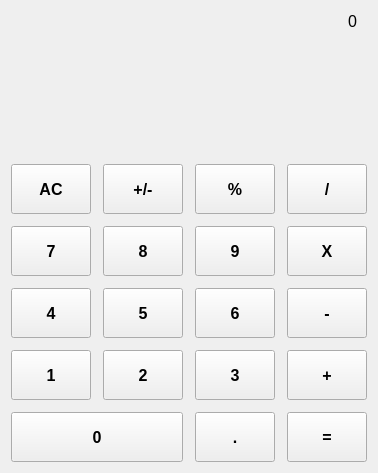
        <widget class="QWidget" name="Calulator_Page">
         <layout class="QHBoxLayout" name="horizontalLayout_6">
          <item>
           <layout class="QVBoxLayout" name="verticalLayout">
            <property name="spacing">
             <number>0</number>
            </property>
            <item>
             <layout class="QHBoxLayout" name="horizontalLayout_5">
              <property name="rightMargin">
               <number>10</number>
              </property>
              <item>
               <spacer name="horizontalSpacer_2">
                <property name="orientation">
                 <enum>Qt::Orientation::Horizontal</enum>
                </property>
                <property name="sizeHint" stdset="0">
                 <size>
                  <width>40</width>
                  <height>20</height>
                 </size>
                </property>
               </spacer>
              </item>
              <item>
               <widget class="QLabel" name="expression_label">
                <property name="sizePolicy">
                 <sizepolicy hsizetype="Expanding" vsizetype="Preferred">
                  <horstretch>0</horstretch>
                  <verstretch>0</verstretch>
                 </sizepolicy>
                </property>
                <property name="font">
                 <font>
                  <pointsize>12</pointsize>
                 </font>
                </property>
                <property name="text">
                 <string>0</string>
                </property>
                <property name="alignment">
                 <set>Qt::AlignmentFlag::AlignRight|Qt::AlignmentFlag::AlignTrailing|Qt::AlignmentFlag::AlignVCenter</set>
                </property>
               </widget>
              </item>
             </layout>
            </item>
            <item>
             <widget class="QFrame" name="horizontalFrame_3">
              <property name="sizePolicy">
               <sizepolicy hsizetype="Preferred" vsizetype="Fixed">
                <horstretch>0</horstretch>
                <verstretch>0</verstretch>
               </sizepolicy>
              </property>
              <layout class="QHBoxLayout" name="horizontalLayout_4">
               <item>
                <widget class="QLabel" name="display_label">
                 <property name="sizePolicy">
                  <sizepolicy hsizetype="Preferred" vsizetype="Fixed">
                   <horstretch>0</horstretch>
                   <verstretch>0</verstretch>
                  </sizepolicy>
                 </property>
                 <property name="font">
                  <font>
                   <pointsize>50</pointsize>
                  </font>
                 </property>
                 <property name="text">
                  <string/>
                 </property>
                 <property name="alignment">
                  <set>Qt::AlignmentFlag::AlignRight|Qt::AlignmentFlag::AlignTrailing|Qt::AlignmentFlag::AlignVCenter</set>
                 </property>
                </widget>
               </item>
              </layout>
             </widget>
            </item>
            <item>
             <widget class="QFrame" name="frame">
              <property name="sizePolicy">
               <sizepolicy hsizetype="Preferred" vsizetype="Fixed">
                <horstretch>0</horstretch>
                <verstretch>0</verstretch>
               </sizepolicy>
              </property>
              <layout class="QHBoxLayout" name="horizontalLayout_7">
               <property name="rightMargin">
                <number>10</number>
               </property>
               <item>
                <spacer name="horizontalSpacer_3">
                 <property name="orientation">
                  <enum>Qt::Orientation::Horizontal</enum>
                 </property>
                 <property name="sizeHint" stdset="0">
                  <size>
                   <width>40</width>
                   <height>20</height>
                  </size>
                 </property>
                </spacer>
               </item>
               <item>
                <widget class="QPushButton" name="backspace_btn">
                 <property name="sizePolicy">
                  <sizepolicy hsizetype="Fixed" vsizetype="Fixed">
                   <horstretch>0</horstretch>
                   <verstretch>0</verstretch>
                  </sizepolicy>
                 </property>
                 <property name="styleSheet">
                  <string notr="true">border:none;</string>
                 </property>
                 <property name="text">
                  <string/>
                 </property>
                 <property name="icon">
                  <iconset>
                   <normalon>:/resources/icons/backspace-black.svg</normalon>
                  </iconset>
                 </property>
                 <property name="iconSize">
                  <size>
                   <width>24</width>
                   <height>24</height>
                  </size>
                 </property>
                 <property name="shortcut">
                  <string>Backspace</string>
                 </property>
                </widget>
               </item>
              </layout>
             </widget>
            </item>
            <item>
             <layout class="QHBoxLayout" name="horizontalLayout_3">
              <item>
               <layout class="QGridLayout" name="gridLayout">
                <property name="spacing">
                 <number>12</number>
                </property>
                <item row="0" column="2">
                 <widget class="QPushButton" name="percent_btn">
                  <property name="sizePolicy">
                   <sizepolicy hsizetype="Fixed" vsizetype="Fixed">
                    <horstretch>0</horstretch>
                    <verstretch>0</verstretch>
                   </sizepolicy>
                  </property>
                  <property name="minimumSize">
                   <size>
                    <width>50</width>
                    <height>50</height>
                   </size>
                  </property>
                  <property name="font">
                   <font>
                    <pointsize>12</pointsize>
                    <bold>true</bold>
                   </font>
                  </property>
                  <property name="cursor">
                   <cursorShape>PointingHandCursor</cursorShape>
                  </property>
                  <property name="text">
                   <string>%</string>
                  </property>
                  <property name="shortcut">
                   <string>%</string>
                  </property>
                 </widget>
                </item>
                <item row="1" column="0">
                 <widget class="QPushButton" name="seven_btn">
                  <property name="minimumSize">
                   <size>
                    <width>50</width>
                    <height>50</height>
                   </size>
                  </property>
                  <property name="font">
                   <font>
                    <pointsize>12</pointsize>
                    <bold>true</bold>
                   </font>
                  </property>
                  <property name="cursor">
                   <cursorShape>PointingHandCursor</cursorShape>
                  </property>
                  <property name="text">
                   <string>7</string>
                  </property>
                  <property name="shortcut">
                   <string>7</string>
                  </property>
                 </widget>
                </item>
                <item row="3" column="0">
                 <widget class="QPushButton" name="one_btn">
                  <property name="minimumSize">
                   <size>
                    <width>50</width>
                    <height>50</height>
                   </size>
                  </property>
                  <property name="font">
                   <font>
                    <pointsize>12</pointsize>
                    <bold>true</bold>
                   </font>
                  </property>
                  <property name="cursor">
                   <cursorShape>PointingHandCursor</cursorShape>
                  </property>
                  <property name="text">
                   <string>1</string>
                  </property>
                  <property name="shortcut">
                   <string>1</string>
                  </property>
                 </widget>
                </item>
                <item row="0" column="0">
                 <widget class="QPushButton" name="ac_btn">
                  <property name="sizePolicy">
                   <sizepolicy hsizetype="Fixed" vsizetype="Fixed">
                    <horstretch>0</horstretch>
                    <verstretch>0</verstretch>
                   </sizepolicy>
                  </property>
                  <property name="minimumSize">
                   <size>
                    <width>50</width>
                    <height>50</height>
                   </size>
                  </property>
                  <property name="maximumSize">
                   <size>
                    <width>16777215</width>
                    <height>16777215</height>
                   </size>
                  </property>
                  <property name="font">
                   <font>
                    <pointsize>12</pointsize>
                    <bold>true</bold>
                   </font>
                  </property>
                  <property name="cursor">
                   <cursorShape>PointingHandCursor</cursorShape>
                  </property>
                  <property name="text">
                   <string>AC</string>
                  </property>
                  <property name="shortcut">
                   <string>Ctrl+A</string>
                  </property>
                 </widget>
                </item>
                <item row="0" column="1">
                 <widget class="QPushButton" name="neg_positive_btn">
                  <property name="sizePolicy">
                   <sizepolicy hsizetype="Fixed" vsizetype="Fixed">
                    <horstretch>0</horstretch>
                    <verstretch>0</verstretch>
                   </sizepolicy>
                  </property>
                  <property name="minimumSize">
                   <size>
                    <width>50</width>
                    <height>50</height>
                   </size>
                  </property>
                  <property name="font">
                   <font>
                    <pointsize>12</pointsize>
                    <bold>true</bold>
                   </font>
                  </property>
                  <property name="cursor">
                   <cursorShape>PointingHandCursor</cursorShape>
                  </property>
                  <property name="text">
                   <string>+/-</string>
                  </property>
                 </widget>
                </item>
                <item row="0" column="3">
                 <widget class="QPushButton" name="divide_btn">
                  <property name="sizePolicy">
                   <sizepolicy hsizetype="Fixed" vsizetype="Fixed">
                    <horstretch>0</horstretch>
                    <verstretch>0</verstretch>
                   </sizepolicy>
                  </property>
                  <property name="minimumSize">
                   <size>
                    <width>50</width>
                    <height>50</height>
                   </size>
                  </property>
                  <property name="font">
                   <font>
                    <pointsize>12</pointsize>
                    <bold>true</bold>
                   </font>
                  </property>
                  <property name="cursor">
                   <cursorShape>PointingHandCursor</cursorShape>
                  </property>
                  <property name="text">
                   <string>/</string>
                  </property>
                  <property name="shortcut">
                   <string>/</string>
                  </property>
                 </widget>
                </item>
                <item row="2" column="0">
                 <widget class="QPushButton" name="four_btn">
                  <property name="minimumSize">
                   <size>
                    <width>50</width>
                    <height>50</height>
                   </size>
                  </property>
                  <property name="font">
                   <font>
                    <pointsize>12</pointsize>
                    <bold>true</bold>
                   </font>
                  </property>
                  <property name="cursor">
                   <cursorShape>PointingHandCursor</cursorShape>
                  </property>
                  <property name="text">
                   <string>4</string>
                  </property>
                  <property name="shortcut">
                   <string>4</string>
                  </property>
                 </widget>
                </item>
                <item row="1" column="1">
                 <widget class="QPushButton" name="eight_btn">
                  <property name="minimumSize">
                   <size>
                    <width>50</width>
                    <height>50</height>
                   </size>
                  </property>
                  <property name="font">
                   <font>
                    <pointsize>12</pointsize>
                    <bold>true</bold>
                   </font>
                  </property>
                  <property name="cursor">
                   <cursorShape>PointingHandCursor</cursorShape>
                  </property>
                  <property name="text">
                   <string>8</string>
                  </property>
                  <property name="shortcut">
                   <string>8</string>
                  </property>
                 </widget>
                </item>
                <item row="2" column="1">
                 <widget class="QPushButton" name="five_btn">
                  <property name="minimumSize">
                   <size>
                    <width>50</width>
                    <height>50</height>
                   </size>
                  </property>
                  <property name="font">
                   <font>
                    <pointsize>12</pointsize>
                    <bold>true</bold>
                   </font>
                  </property>
                  <property name="cursor">
                   <cursorShape>PointingHandCursor</cursorShape>
                  </property>
                  <property name="text">
                   <string>5</string>
                  </property>
                  <property name="shortcut">
                   <string>5</string>
                  </property>
                 </widget>
                </item>
                <item row="3" column="1">
                 <widget class="QPushButton" name="two_btn">
                  <property name="minimumSize">
                   <size>
                    <width>50</width>
                    <height>50</height>
                   </size>
                  </property>
                  <property name="font">
                   <font>
                    <pointsize>12</pointsize>
                    <bold>true</bold>
                   </font>
                  </property>
                  <property name="cursor">
                   <cursorShape>PointingHandCursor</cursorShape>
                  </property>
                  <property name="text">
                   <string>2</string>
                  </property>
                  <property name="shortcut">
                   <string>2</string>
                  </property>
                 </widget>
                </item>
                <item row="1" column="2">
                 <widget class="QPushButton" name="nine_btn">
                  <property name="minimumSize">
                   <size>
                    <width>50</width>
                    <height>50</height>
                   </size>
                  </property>
                  <property name="font">
                   <font>
                    <pointsize>12</pointsize>
                    <bold>true</bold>
                   </font>
                  </property>
                  <property name="cursor">
                   <cursorShape>PointingHandCursor</cursorShape>
                  </property>
                  <property name="text">
                   <string>9</string>
                  </property>
                  <property name="shortcut">
                   <string>9</string>
                  </property>
                 </widget>
                </item>
                <item row="2" column="2">
                 <widget class="QPushButton" name="six_btn">
                  <property name="minimumSize">
                   <size>
                    <width>50</width>
                    <height>50</height>
                   </size>
                  </property>
                  <property name="font">
                   <font>
                    <pointsize>12</pointsize>
                    <bold>true</bold>
                   </font>
                  </property>
                  <property name="cursor">
                   <cursorShape>PointingHandCursor</cursorShape>
                  </property>
                  <property name="text">
                   <string>6</string>
                  </property>
                  <property name="shortcut">
                   <string>6</string>
                  </property>
                 </widget>
                </item>
                <item row="3" column="2">
                 <widget class="QPushButton" name="three_btn">
                  <property name="minimumSize">
                   <size>
                    <width>50</width>
                    <height>50</height>
                   </size>
                  </property>
                  <property name="font">
                   <font>
                    <pointsize>12</pointsize>
                    <bold>true</bold>
                   </font>
                  </property>
                  <property name="cursor">
                   <cursorShape>PointingHandCursor</cursorShape>
                  </property>
                  <property name="text">
                   <string>3</string>
                  </property>
                  <property name="shortcut">
                   <string>3</string>
                  </property>
                 </widget>
                </item>
                <item row="4" column="2">
                 <widget class="QPushButton" name="dot_btn">
                  <property name="minimumSize">
                   <size>
                    <width>50</width>
                    <height>50</height>
                   </size>
                  </property>
                  <property name="font">
                   <font>
                    <pointsize>12</pointsize>
                    <bold>true</bold>
                   </font>
                  </property>
                  <property name="cursor">
                   <cursorShape>PointingHandCursor</cursorShape>
                  </property>
                  <property name="text">
                   <string>.</string>
                  </property>
                  <property name="shortcut">
                   <string>.</string>
                  </property>
                 </widget>
                </item>
                <item row="1" column="3">
                 <widget class="QPushButton" name="multiply_btn">
                  <property name="minimumSize">
                   <size>
                    <width>50</width>
                    <height>50</height>
                   </size>
                  </property>
                  <property name="font">
                   <font>
                    <pointsize>12</pointsize>
                    <bold>true</bold>
                   </font>
                  </property>
                  <property name="cursor">
                   <cursorShape>PointingHandCursor</cursorShape>
                  </property>
                  <property name="text">
                   <string>X</string>
                  </property>
                  <property name="shortcut">
                   <string>*</string>
                  </property>
                 </widget>
                </item>
                <item row="2" column="3">
                 <widget class="QPushButton" name="minus_btn">
                  <property name="minimumSize">
                   <size>
                    <width>50</width>
                    <height>50</height>
                   </size>
                  </property>
                  <property name="font">
                   <font>
                    <pointsize>12</pointsize>
                    <bold>true</bold>
                   </font>
                  </property>
                  <property name="cursor">
                   <cursorShape>PointingHandCursor</cursorShape>
                  </property>
                  <property name="text">
                   <string>-</string>
                  </property>
                  <property name="shortcut">
                   <string>-</string>
                  </property>
                 </widget>
                </item>
                <item row="3" column="3">
                 <widget class="QPushButton" name="plus_btn">
                  <property name="minimumSize">
                   <size>
                    <width>50</width>
                    <height>50</height>
                   </size>
                  </property>
                  <property name="font">
                   <font>
                    <pointsize>12</pointsize>
                    <bold>true</bold>
                   </font>
                  </property>
                  <property name="cursor">
                   <cursorShape>PointingHandCursor</cursorShape>
                  </property>
                  <property name="text">
                   <string>+</string>
                  </property>
                  <property name="shortcut">
                   <string>+</string>
                  </property>
                 </widget>
                </item>
                <item row="4" column="3">
                 <widget class="QPushButton" name="equalto_btn">
                  <property name="minimumSize">
                   <size>
                    <width>50</width>
                    <height>50</height>
                   </size>
                  </property>
                  <property name="font">
                   <font>
                    <pointsize>12</pointsize>
                    <bold>true</bold>
                   </font>
                  </property>
                  <property name="cursor">
                   <cursorShape>PointingHandCursor</cursorShape>
                  </property>
                  <property name="text">
                   <string>=</string>
                  </property>
                  <property name="shortcut">
                   <string>Return</string>
                  </property>
                 </widget>
                </item>
                <item row="4" column="0" colspan="2">
                 <widget class="QPushButton" name="zero_btn">
                  <property name="minimumSize">
                   <size>
                    <width>0</width>
                    <height>50</height>
                   </size>
                  </property>
                  <property name="font">
                   <font>
                    <pointsize>12</pointsize>
                    <bold>true</bold>
                   </font>
                  </property>
                  <property name="cursor">
                   <cursorShape>PointingHandCursor</cursorShape>
                  </property>
                  <property name="text">
                   <string>0</string>
                  </property>
                  <property name="shortcut">
                   <string>0</string>
                  </property>
                 </widget>
                </item>
               </layout>
              </item>
             </layout>
            </item>
           </layout>
          </item>
         </layout>
        </widget>
